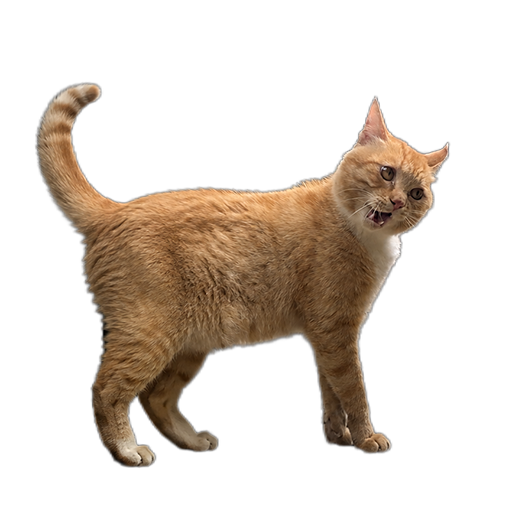
#> input picture assets_src/cats/cat_a_1.png, 512 x 512 px
$ python -i process_cats.py   (imports and definitions only)
#> lines starting #> are read from the running program, lines starting #| are printed output that depends on the picture
"""Generate review PNGs and NitroFS indexed texture assets from source cats."""

from __future__ import annotations

import argparse
import json
from pathlib import Path

from PIL import Image, ImageFilter, ImageOps


ROOT = Path(__file__).resolve().parents[1]
CANVAS_SIZE = 128
VISIBLE_SIZE = 112
PALETTE_COLORS = 256
TRANSPARENT_INDEX = 0
TRANSPARENT_RGB = (255, 0, 255)
GRIT_OPTIONS = "-g -gTFF00FF -gt -gB8 -m! -p!"


def load_manifest(path: Path) -> dict[str, object]:
    return json.loads(path.read_text(encoding="utf-8"))


def process_image(source: Path, mirror: bool = False) -> Image.Image:
    """Return one centered RGBA review image without changing the source file."""
#> called with source = '../assets_src/cats/cat_a_1.png', mirror = False
    with Image.open(source) as opened:
#> opened is the input picture: PIL image 512x512 RGBA; mean R, G, B, A 135.4, 125.9, 117, 69.7
        image = opened.convert("RGBA")
    if mirror:
        image = ImageOps.mirror(image)
    alpha_bounds = image.getchannel("A").getbbox()
#> alpha_bounds = (34, 81, 451, 469)
    if alpha_bounds is None:
        raise ValueError(f"source has no visible pixels: {source}")
    image = image.crop(alpha_bounds)
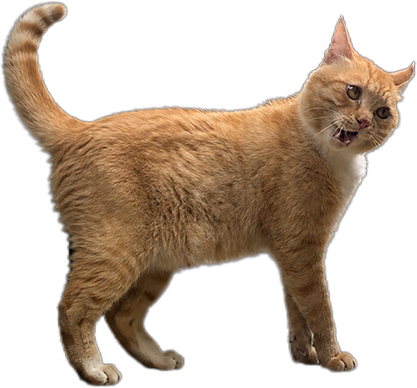
#> image: PIL image 417x388 RGBA; mean R, G, B, A 61.1, 45.8, 31.4, 113; transparent parts drawn white
    scale = VISIBLE_SIZE / max(image.size)
#> scale = 0.269
    resized = image.resize(
        (max(1, round(image.width * scale)), max(1, round(image.height * scale))),
        Image.Resampling.LANCZOS,
    )
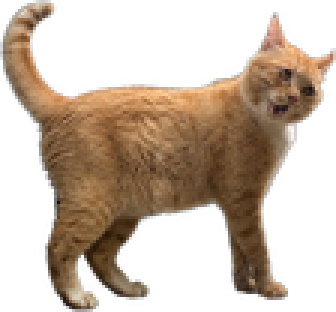
#> resized: PIL image 112x104 RGBA (shown 3 times larger); mean R, G, B, A 67.6, 51.4, 35.9, 113; transparent parts drawn white
    sharpened = resized.filter(ImageFilter.UnsharpMask(radius=1.25, percent=110, threshold=2))
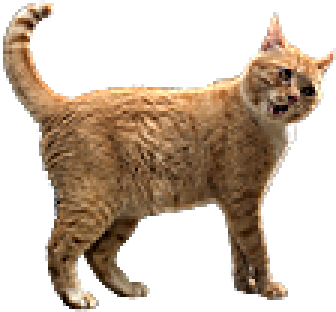
#> sharpened: PIL image 112x104 RGBA (shown 3 times larger); mean R, G, B, A 70, 53.8, 37.9, 113; transparent parts drawn white
    canvas = Image.new("RGBA", (CANVAS_SIZE, CANVAS_SIZE), (0, 0, 0, 0))
#> canvas: PIL image 128x128 RGBA; every value is 0
    position = ((CANVAS_SIZE - sharpened.width) // 2, (CANVAS_SIZE - sharpened.height) // 2)
#> position = (8, 12)
    canvas.alpha_composite(sharpened, position)
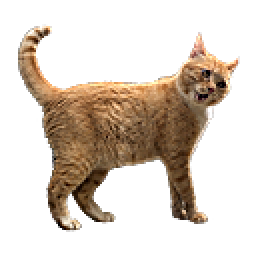
#> canvas: PIL image 128x128 RGBA (shown 2 times larger); mean R, G, B, A 45.4, 34.3, 23.7, 80.3; transparent parts drawn white
    return canvas


# [62 lines left out: functions indexed_texture, write_outputs, main, not called in this run]


# [2 lines not run here, left out]

>>> result = process_image('../assets_src/cats/cat_a_1.png')

$ run again, on assets_src/cats/cat_a_3.png
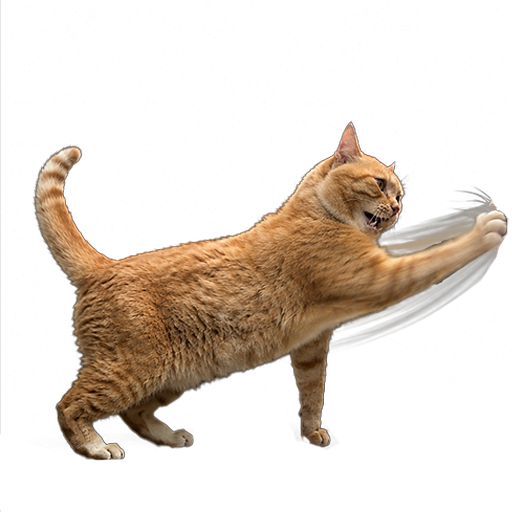
#> input picture assets_src/cats/cat_a_3.png, 512 x 512 px
#> in process_image, opened is the input picture: PIL image 512x512 RGBA; mean R, G, B, A 149.3, 80.5, 44.6, 66
#> alpha_bounds = (0, 0, 512, 512)
#> in process_image, `sharpened = resized.filter(ImageFilter.UnsharpMask(radius=1.25, percen..`:
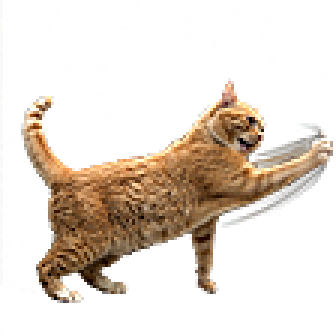
#> sharpened: PIL image 112x112 RGBA (shown 3 times larger); mean R, G, B, A 52.1, 39.4, 28.3, 65.8; transparent parts drawn white
#> in process_image, `canvas.alpha_composite(sharpened, position)`:
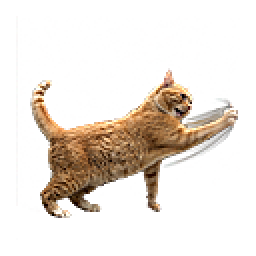
#> canvas: PIL image 128x128 RGBA (shown 2 times larger); mean R, G, B, A 35.1, 26, 18.1, 50.4; transparent parts drawn white

$ run again, on assets_src/cats/cat_a_4.png
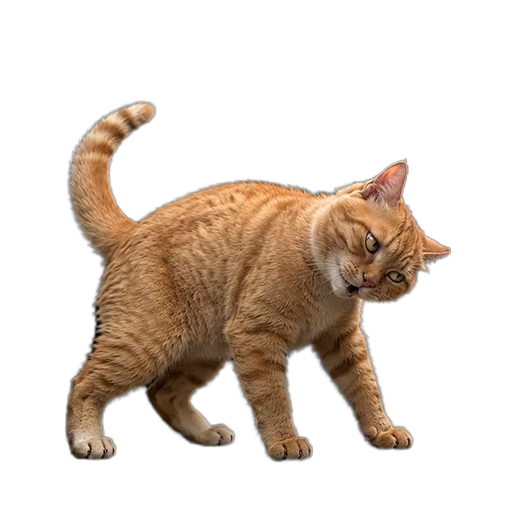
#> input picture assets_src/cats/cat_a_4.png, 512 x 512 px
#> in process_image, opened is the input picture: PIL image 512x512 RGBA; mean R, G, B, A 159.2, 147.9, 138.3, 71.5
#> alpha_bounds = (64, 99, 452, 463)
#> in process_image, `sharpened = resized.filter(ImageFilter.UnsharpMask(radius=1.25, percen..`:
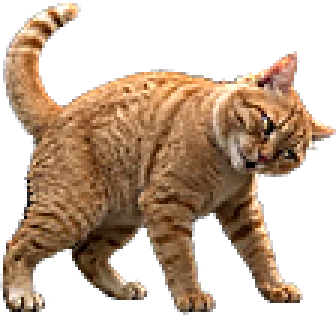
#> sharpened: PIL image 112x105 RGBA (shown 3 times larger); mean R, G, B, A 84.7, 62.6, 43.6, 132.6; transparent parts drawn white
#> in process_image, `canvas.alpha_composite(sharpened, position)`:
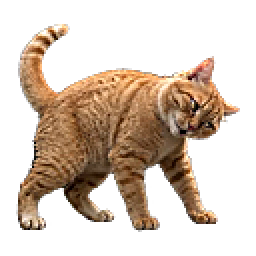
#> canvas: PIL image 128x128 RGBA (shown 2 times larger); mean R, G, B, A 57.3, 42, 29, 95.2; transparent parts drawn white

$ run again, on assets_src/cats/cat_a_5.png
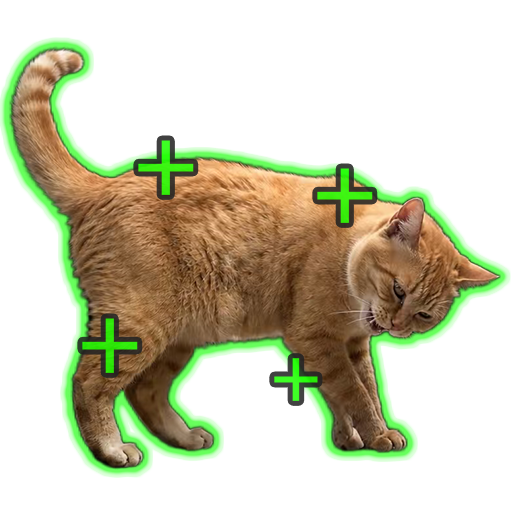
#> input picture assets_src/cats/cat_a_5.png, 512 x 512 px
#> in process_image, opened is the input picture: PIL image 512x512 RGBA; mean R, G, B, A 84.6, 108.5, 58.4, 96.4
#> alpha_bounds = (0, 37, 511, 478)
#> in process_image, `sharpened = resized.filter(ImageFilter.UnsharpMask(radius=1.25, percen..`:
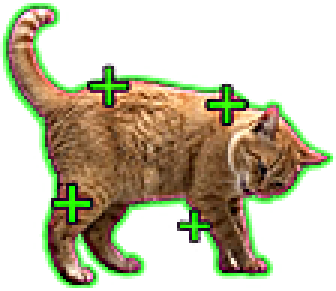
#> sharpened: PIL image 112x97 RGBA (shown 3 times larger); mean R, G, B, A 56.4, 71.3, 27.8, 112.4; transparent parts drawn white
#> in process_image, `canvas.alpha_composite(sharpened, position)`:
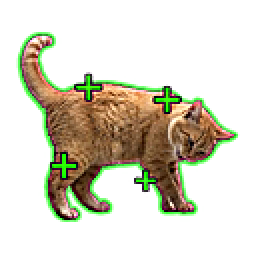
#> canvas: PIL image 128x128 RGBA (shown 2 times larger); mean R, G, B, A 37, 40.4, 18.3, 74.5; transparent parts drawn white
